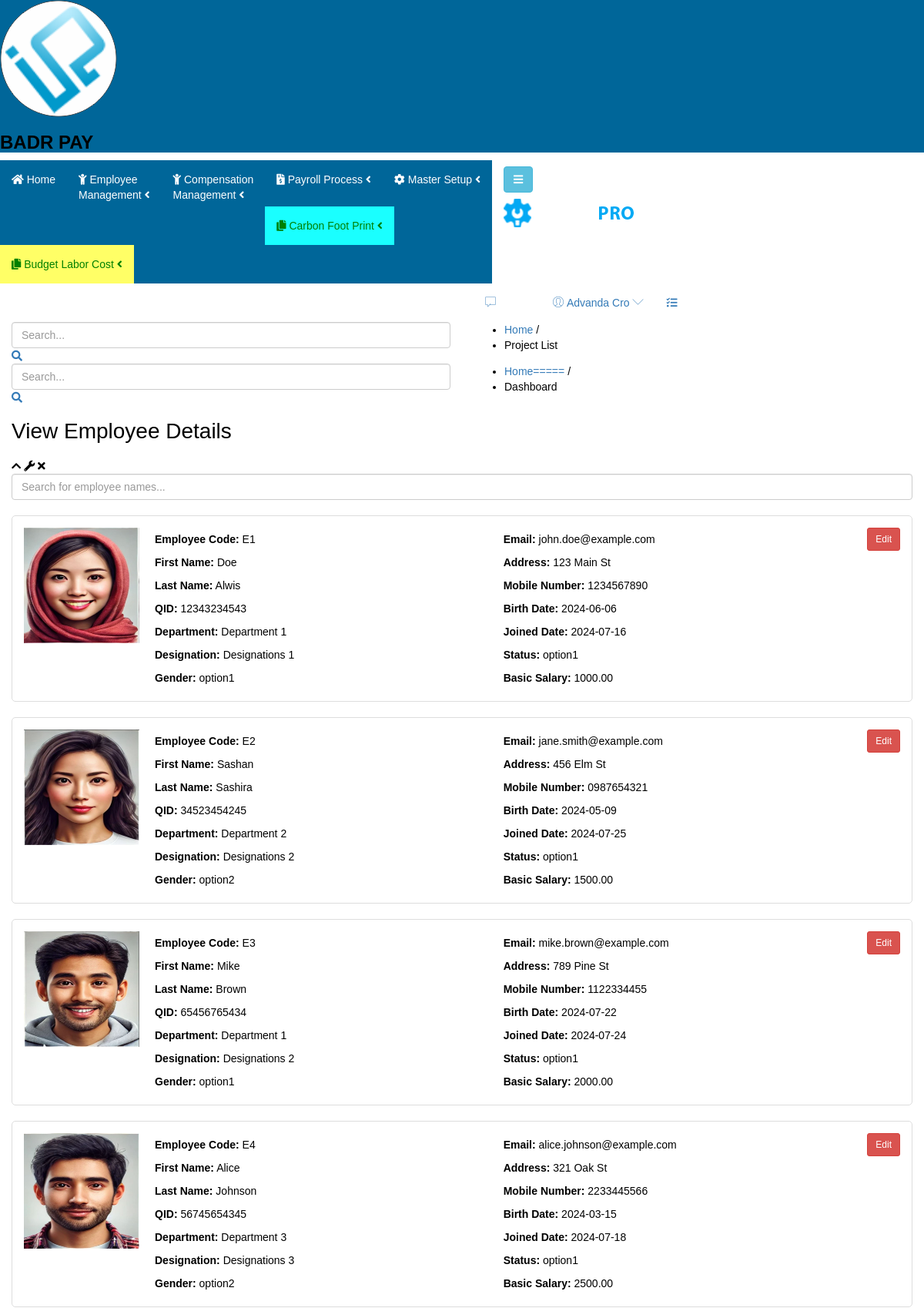
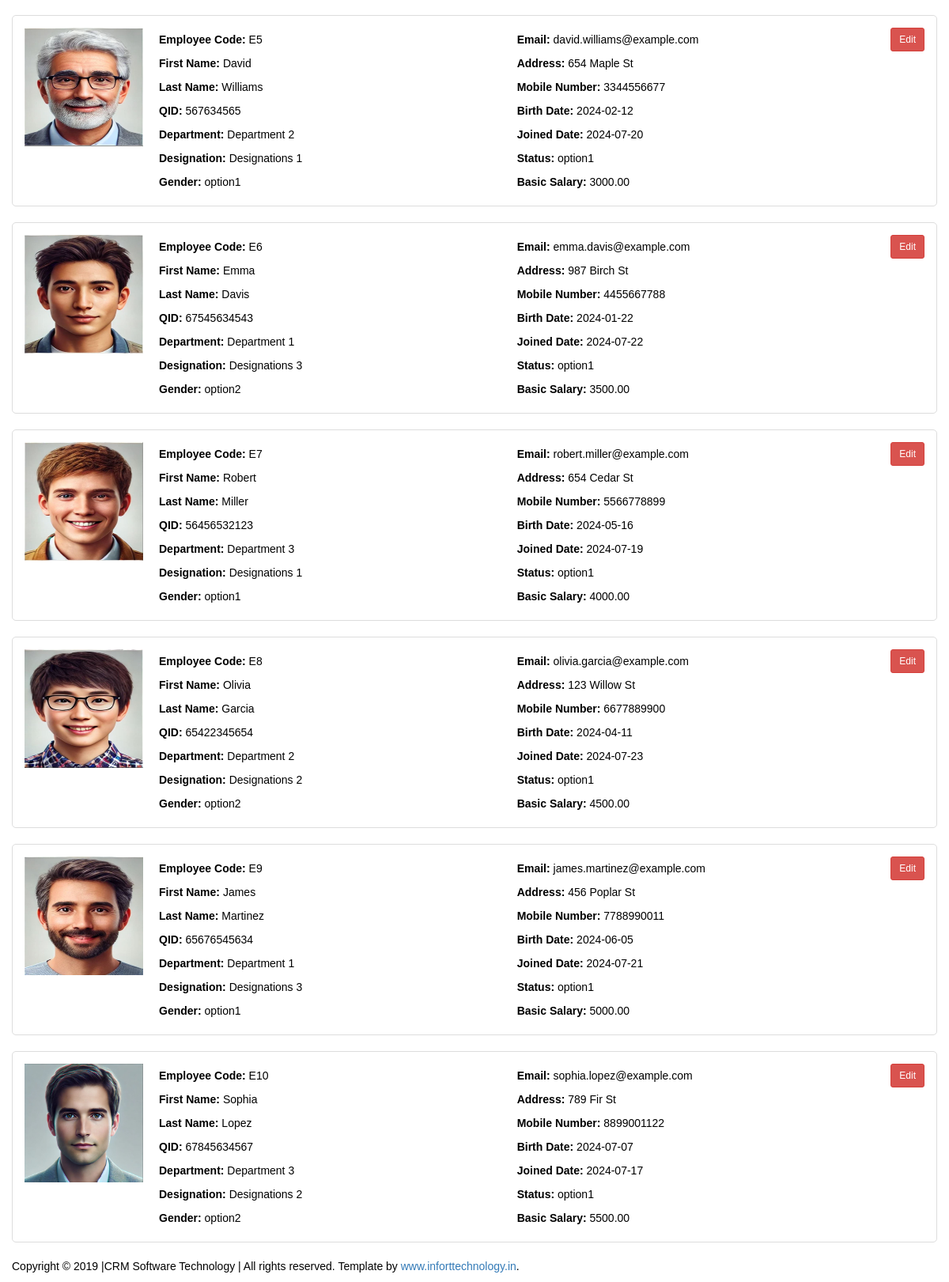
Page /Wamp/Forms/EmployeeView/ViewEmployee.php on the committed database (2 pictures, top to bottom).
### tables this page shows
CREATE TABLE IF NOT EXISTS `employee` (
  `EmployeeID` int NOT NULL AUTO_INCREMENT,
  `EmployeeCode` varchar(15) NOT NULL,
  `FirstName` varchar(50) NOT NULL,
  `LastName` varchar(50) NOT NULL,
  `DepartmentID` int NOT NULL,
  `DesignationID` int NOT NULL,
  `Gender` varchar(10) NOT NULL,
  `Email` varchar(100) NOT NULL,
  `Address` varchar(255) NOT NULL,
  `MobileNumber` varchar(15) NOT NULL,
  `BirthDate` date NOT NULL,
  `JoinedDate` date NOT NULL,
  `Status` varchar(20) NOT NULL,
  `BasicSalary` decimal(10,2) NOT NULL,
  `PhotoPath` varchar(255) DEFAULT NULL,
  `PhotoID` varchar(255) NOT NULL,
  `QID` varchar(15) NOT NULL,
  `HourlyRate` double NOT NULL,
  PRIMARY KEY (`EmployeeID`)
);

CREATE TABLE IF NOT EXISTS `departments` (
  `ID` int NOT NULL AUTO_INCREMENT,
  `Departments` varchar(50) NOT NULL,
  PRIMARY KEY (`ID`)
);

CREATE TABLE IF NOT EXISTS `designations` (
  `ID` int NOT NULL AUTO_INCREMENT,
  `designations` varchar(50) NOT NULL,
  PRIMARY KEY (`ID`)
);

### Wamp/Connection/dbconnecting.php (called while the page is built, shortened)
<?php
$host = "localhost";
$user = "root";
$password = "";
$database = "badrpayroll";
class DBHandle {
    private $connection;
    public function __construct($host, $user, $password, $database) {
        $this->connection = new mysqli($host, $user, $password, $database);
    }
    public function runQuery($query) {
        $result = $this->connection->query($query);
        return $result;
    }
}
$db_handle = new DBHandle($host, $user, $password, $database);
?>

### Wamp/Forms/EmployeeView/ViewEmployee.php (the view, shortened to what this page needs)
<?php
	require_once("../../Connection/dbconnecting.php");
?>
<!doctype html>
<html class="no-js" lang="en">
<head>
	<?php include('../../Include/headerlinks.php');
	?>
</head>
<body class="materialdesign">
    <div class="wrapper-pro">
        <?php include('../../Include/sidebar.php'); ?>
        <div class="content-inner-all">
            <?php include('../../Include/header.php'); ?>
            <div class="breadcome-area mg-b-30 small-dn">
                <div class="container-fluid">
                    <div class="row">
                        <div class="col-lg-12">
                            <div class="breadcome-list shadow-reset">
                                <div class="row">
                                    <div class="col-lg-6">
                                        <div class="breadcome-heading">
                                            <form role="search" class="">
												<input type="text" placeholder="Search..." class="form-control">
												<a href=""><i class="fa fa-search"></i></a>
											</form>
                                        </div>
                                    </div>
                                    <div class="col-lg-6">
                                        <ul class="breadcome-menu">
                                            <li><a href="#">Home</a> <span class="bread-slash">/</span>
                                            </li>
                                            <li><span class="bread-blod">Project List</span>
                                            </li>
                                        </ul>
                                    </div>
                                </div>
                            </div>
                        </div>
                    </div>
                </div>
            </div>
			<?php include('../../Include/menuarea.php'); ?>
			 <div class="admin-dashone-data-table-area mg-b-15">
                <div class="container-fluid">
                    <div class="row">
                        <div class="col-lg-12">
                            <div class="sparkline8-list shadow-reset">
                                <div class="sparkline8-hd">
                                    <div class="main-sparkline8-hd">
                                        <h1>View Employee Details</h1>
                                        <div class="sparkline8-outline-icon">
                                            <span class="sparkline8-collapse-link"><i class="fa fa-chevron-up"></i></span>
                                            <span><i class="fa fa-wrench"></i></span>
                                            <span class="sparkline8-collapse-close"><i class="fa fa-times"></i></span>
                                        </div>
                                    </div>
                                </div>
							   <div class="sparkline8-graph">
                                <div class="search-box">
                                    <input type="text" id="searchInput" class="form-control" placeholder="Search for employee names...">
                                </div>
                                <div id="employeeCards">
                                    <?php
                                    $queryA = "SELECT employee.*, designations.designations, departments.Departments
                                               FROM `employee`
                                               INNER JOIN designations ON designations.ID = employee.DesignationID
                                               INNER JOIN departments ON departments.ID = employee.DepartmentID
                                               ORDER BY employee.EmployeeID";
                                    $resultA = $db_handle->runQuery($queryA);
                                    if (!empty($resultA)) {
                                        foreach ($resultA as $r) {
                                            $photoPath = "http://localhost/BADRconstruction/Forms/EmployeeRegister/" . $r['PhotoPath'];
                                    ?>
                                    <div class="employee-card">
                                        <img src="<?php echo $photoPath; ?>" alt="Employee Photo" class="employee-photo">
                                        <div class="employee-details">
                                            <div class="column">
                                                <p style="text-align: left; display: block;"><strong>Employee Code:</strong> <?php echo htmlspecialchars($r['EmployeeCode']); ?></p>
                                                <p style="text-align: left; display: block;"><strong>First Name:</strong> <?php echo htmlspecialchars($r['FirstName']); ?></p>
                                                <p style="text-align: left; display: block;"><strong>Last Name:</strong> <?php echo htmlspecialchars($r['LastName']); ?></p>
                                                <p style="text-align: left; display: block;"><strong>QID:</strong> <?php echo htmlspecialchars($r['QID']); ?></p>
                                                <p style="text-align: left; display: block;"><strong>Department:</strong> <?php echo htmlspecialchars($r['Departments']); ?></p>
                                                <p style="text-align: left; display: block;"><strong>Designation:</strong> <?php echo htmlspecialchars($r['designations']); ?></p>
                                                <p style="text-align: left; display: block;"><strong>Gender:</strong> <?php echo htmlspecialchars($r['Gender']); ?></p>
                                            </div>
                                            <div class="column">
                                                <p style="text-align: left; display: block;"><strong>Email:</strong> <?php echo htmlspecialchars($r['Email']); ?></p>
                                                <p style="text-align: left; display: block;"><strong>Address:</strong> <?php echo htmlspecialchars($r['Address']); ?></p>
                                                <p style="text-align: left; display: block;"><strong>Mobile Number:</strong> <?php echo htmlspecialchars($r['MobileNumber']); ?></p>
                                                <p style="text-align: left; display: block;"><strong>Birth Date:</strong> <?php echo htmlspecialchars($r['BirthDate']); ?></p>
                                                <p style="text-align: left; display: block;"><strong>Joined Date:</strong> <?php echo htmlspecialchars($r['JoinedDate']); ?></p>
                                                <p style="text-align: left; display: block;"><strong>Status:</strong> <?php echo htmlspecialchars($r['Status']); ?></p>
                                                <p style="text-align: left; display: block;"><strong>Basic Salary:</strong> <?php echo htmlspecialchars($r['BasicSalary']); ?></p>
                                            </div>
                                        </div>
                                        <div class="employee-actions">
                                            <button class="btn btn-danger btn-sm">Edit</button>
                                        </div>
                                    </div>
                                    <?php
                                        }
                                    }
                                    ?>
                                </div>
							</div>
                        </div>
                    </div>
                </div>
            </div>
        </div>
    </div>
    <?php include('../../Include/footer.php'); ?>
</body>
</html>

### rows in the picture
employee: PhotoPath (picture), EmployeeCode "E1", FirstName "Doe", LastName "Alwis", QID "12343234543", DepartmentID.Departments "Department 1", DesignationID.designations "Designations 1", Gender "option1", Email "john.doe@example.com", Address "123 Main St", MobileNumber "1234567890", BirthDate "2024-06-06", JoinedDate "2024-07-16", Status "option1", BasicSalary "1000.00"
employee: PhotoPath (picture), EmployeeCode "E2", FirstName "Sashan", LastName "Sashira", QID "34523454245", DepartmentID.Departments "Department 2", DesignationID.designations "Designations 2", Gender "option2", Email "jane.smith@example.com", Address "456 Elm St", MobileNumber "0987654321", BirthDate "2024-05-09", JoinedDate "2024-07-25", Status "option1", BasicSalary "1500.00"
employee: PhotoPath (picture), EmployeeCode "E3", FirstName "Mike", LastName "Brown", QID "65456765434", DepartmentID.Departments "Department 1", DesignationID.designations "Designations 2", Gender "option1", Email "mike.brown@example.com", Address "789 Pine St", MobileNumber "1122334455", BirthDate "2024-07-22", JoinedDate "2024-07-24", Status "option1", BasicSalary "2000.00"
employee: PhotoPath (picture), EmployeeCode "E4", FirstName "Alice", LastName "Johnson", QID "56745654345", DepartmentID.Departments "Department 3", DesignationID.designations "Designations 3", Gender "option2", Email "alice.johnson@example.com", Address "321 Oak St", MobileNumber "2233445566", BirthDate "2024-03-15", JoinedDate "2024-07-18", Status "option1", BasicSalary "2500.00"
employee: PhotoPath (picture), EmployeeCode "E5", FirstName "David", LastName "Williams", QID "567634565", DepartmentID.Departments "Department 2", DesignationID.designations "Designations 1", Gender "option1", Email "david.williams@example.com", Address "654 Maple St", MobileNumber "3344556677", BirthDate "2024-02-12", JoinedDate "2024-07-20", Status "option1", BasicSalary "3000.00"
employee: PhotoPath (picture), EmployeeCode "E6", FirstName "Emma", LastName "Davis", QID "67545634543", DepartmentID.Departments "Department 1", DesignationID.designations "Designations 3", Gender "option2", Email "emma.davis@example.com", Address "987 Birch St", MobileNumber "4455667788", BirthDate "2024-01-22", JoinedDate "2024-07-22", Status "option1", BasicSalary "3500.00"
employee: PhotoPath (picture), EmployeeCode "E7", FirstName "Robert", LastName "Miller", QID "56456532123", DepartmentID.Departments "Department 3", DesignationID.designations "Designations 1", Gender "option1", Email "robert.miller@example.com", Address "654 Cedar St", MobileNumber "5566778899", BirthDate "2024-05-16", JoinedDate "2024-07-19", Status "option1", BasicSalary "4000.00"
employee: PhotoPath (picture), EmployeeCode "E8", FirstName "Olivia", LastName "Garcia", QID "65422345654", DepartmentID.Departments "Department 2", DesignationID.designations "Designations 2", Gender "option2", Email "olivia.garcia@example.com", Address "123 Willow St", MobileNumber "6677889900", BirthDate "2024-04-11", JoinedDate "2024-07-23", Status "option1", BasicSalary "4500.00"
employee: PhotoPath (picture), EmployeeCode "E9", FirstName "James", LastName "Martinez", QID "65676545634", DepartmentID.Departments "Department 1", DesignationID.designations "Designations 3", Gender "option1", Email "james.martinez@example.com", Address "456 Poplar St", MobileNumber "7788990011", BirthDate "2024-06-05", JoinedDate "2024-07-21", Status "option1", BasicSalary "5000.00"
employee: PhotoPath (picture), EmployeeCode "E10", FirstName "Sophia", LastName "Lopez", QID "67845634567", DepartmentID.Departments "Department 3", DesignationID.designations "Designations 2", Gender "option2", Email "sophia.lopez@example.com", Address "789 Fir St", MobileNumber "8899001122", BirthDate "2024-07-07", JoinedDate "2024-07-17", Status "option1", BasicSalary "5500.00"
